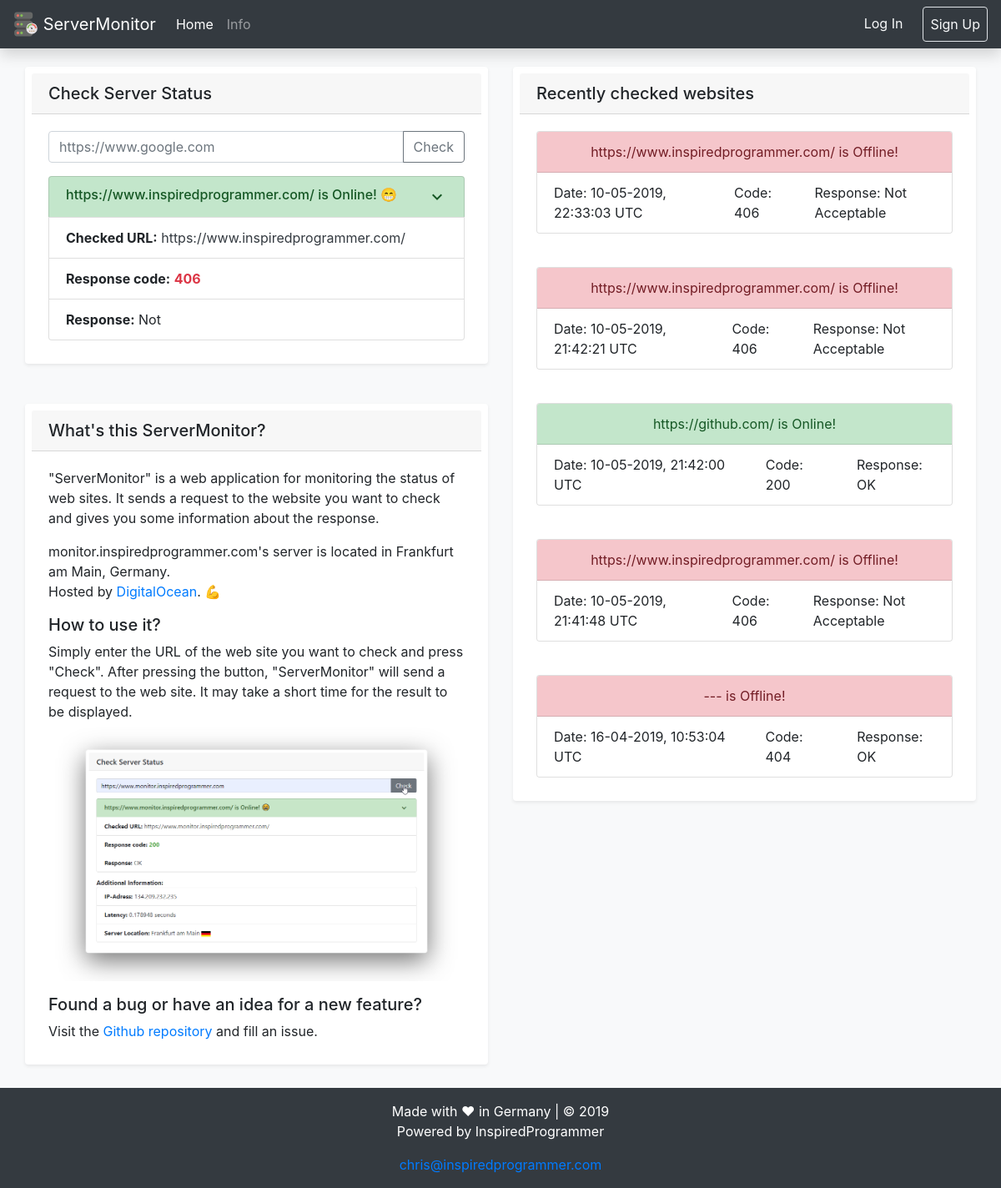
Before: / with the older database file.
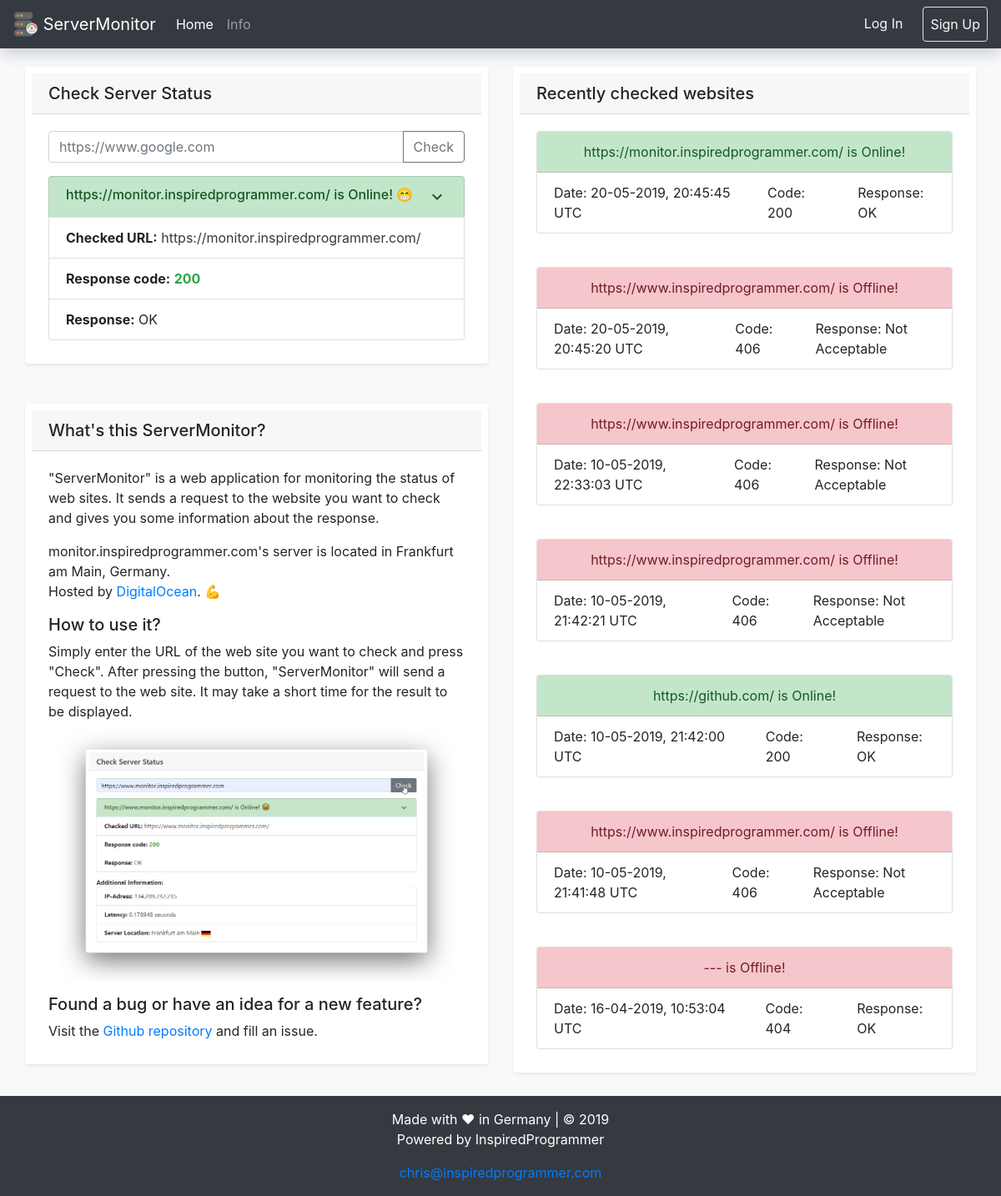
After: the same page with the newer database file.
### monitor/models.py (models this page shows)
class CheckedWebsite(db.Model):
    id = db.Column(db.Integer, primary_key=True)
    check_date = db.Column(db.DateTime, nullable=False, default=datetime.utcnow)
    website_url = db.Column(db.String(80), unique=False, nullable=True)
    response_code = db.Column(db.String(10), unique=False, nullable=True)
    response_message = db.Column(db.String(10), unique=False, nullable=True)
    isdown = db.Column(db.Boolean)
    def __repr__(self):
        return '{} {} {} {} {}'.format(self.check_date, self.website_url, self.response_code, self.response_message, self.isdown)

### monitor/main/routes.py (the view)
@main.route("/", methods=['GET', 'POST'])
def index():
    database_query = CheckedWebsite.query.order_by(desc(CheckedWebsite.check_date)).limit(10).all()
    if request.method == 'POST' and request.form['url'] != '':
        url = request.form['url']
        url, status_code, status_reason, server_ip, server_latency, server_location, isdown = monitor_website(ping(url))
        database_return = CheckedWebsite(website_url=str(url), response_code=str(status_code), response_message=str(status_reason), isdown=isdown)
        updateDatabase(database_return)
        database_query_update = CheckedWebsite.query.order_by(desc(CheckedWebsite.check_date)).limit(10).all()
        return render_template('index.html', title="Is the website down? | ServerMonitor", url=url, status_code=status_code, status_reason=status_reason, ip=server_ip, lat=server_latency, loc=server_location, isdown=isdown, database_query=database_query_update)
    else:
        database_query_last = CheckedWebsite.query.order_by(desc(CheckedWebsite.check_date)).first() #CheckedWebsite.query.order_by(desc(CheckedWebsite.check_date)).limit(1).first()
        database_query_last_str = str(database_query_last)
        database_query_last_list = database_query_last_str.split()
        check_date = str(database_query_last_list[0] + " " + database_query_last_list[1])
        url = str(database_query_last_list[2])
        status_code = database_query_last_list[3]
        if status_code != 'NONE':
            status_code = int(database_query_last_list[3])
        else:
            status_code = 'NONE'
        status_reason = str(database_query_last_list[4])
        isdown = database_query_last_list[5]
        if isdown == 'True':
            isdown = True
        else:
            isdown = False
        return render_template('index.html', title="Is the website down? | ServerMonitor", url=url, status_code=status_code, status_reason=status_reason, lat='-', loc='-', ip='-', isdown=isdown, database_query=database_query)

### monitor/templates/index.html (shortened to what this page needs)
{% extends 'base.html' %}
{% block content %}
<div class="container-fluid">
  <div class="row">
    <div class="col">
      <div class="container shadow-sm p-2 mb-5 bg-white rounded">
          <h5 class="card-header">Check Server Status</h5>
          <div class="card-body" id="loadingmask">
          <form method="POST">
            <div class="input-group mb-3">
              <input type="url" id="url" name="url" class="form-control" value="{{ host }}" placeholder="https://www.google.com" aria-describedby="button-addon2" data-toggle="tooltip" data-placement="top" title="Your URL need a prefix like 'https://' or 'http://'">
                <div class="input-group-append">
                  <button class="btn btn-outline-secondary" type="submit" id="button-addon2" onclick="checkHost()">Check</button>
                </div>
            </div>
          </form>
            <ul class="list-group" style="width:auto">
              <a class="list-group-item list-group-item-action {% if isdown == False %} list-group-item-success {% else %} list-group-item-danger {% endif %}" data-toggle="collapse" href="#additionalInformation" role="button" aria-expanded="false" aria-controls="additionalInformation">
                <div class="d-flex w-100 justify-content-between">
                  <h6 class="mb-1">{{ url }} {% if isdown == False %} is Online! 😁 {% else %} is Offline! 😧 {% endif %}</h6>
                  <div class="material-icons">expand_more</div>
                </div>
              </a>
              <li class="list-group-item"><a class="font-weight-bold">Checked URL:</a> <a class="text-dark" target="_tab" href="{{ url }}">{{ url }}</a></li>
              <li class="list-group-item"><a class="font-weight-bold">Response code:</a> {% if status_code == 200 %} <a target="_tab" href="https://developer.mozilla.org/en-US/docs/Web/HTTP/Status/{{ status_code }}" class="text-success font-weight-bold">{{ status_code }}</a> {% else %} <a target="_tab" href="https://developer.mozilla.org/en-US/docs/Web/HTTP/Status/{{ status_code }}" class="text-danger font-weight-bold">{{ status_code }}</a>{% endif %}</li>
              <li class="list-group-item"><a class="font-weight-bold">Response:</a> {{ status_reason }}</li>
            </ul>
          </div>
        </div>
      <div class="container shadow-sm p-2 mb-5 bg-white rounded">
          <h5 class="card-header">What's this ServerMonitor?</h5>
            <div class="card-body">
              <a>"ServerMonitor" is a web application for monitoring the status of web sites.</a>
              <a>It sends a request to the website you want to check and gives you some information about the response.</a>
              <a>monitor.inspiredprogrammer.com's server is located in Frankfurt am Main, Germany.</a>
              <p>Hosted by <a target="_tab" href="https://www.digitalocean.com">DigitalOcean</a>.  💪</p>
              <h5>How to use it?</h5>
              <a>Simply enter the URL of the web site you want to check and press "Check".</a>
              <a>After pressing the button, "ServerMonitor" will send a request to the web site.</a>
              <a>It may take a short time for the result to be displayed.</a>
              <img src="/static/img/explaining_servermonitor.png" class="img-fluid">
              <h5>Found a bug or have an idea for a new feature?</h5>
              <a>Visit the <a target="_tab" href="https://github.com/ChristianLutzCL/Website-Monitoring/issues">Github repository</a> and fill an issue.</a>
            </div>
        </div>
      </div>
    <div class="col">
<div class="container shadow-sm p-2 mb-5 bg-white rounded">
    <h5 class="card-header">Recently checked websites</h5>
    {% for query in database_query %}
    <div class="card-body">
        <div class="card" style="width: auto;">
            {% if query.response_code == '200' %}
            <div class="card-header list-group-item-success text-center">
            {% else %}
            <div class="card-header list-group-item-danger text-center">
            {% endif %}
              {{ query.website_url }} {% if query.response_code == '200'%} is Online! {% else %} is Offline! {% endif %}
            </div>
            <ul class="list-group list-group-horizontal-xl flex-fill mx-auto border-0">
                <li class="list-group-item border-0">Date: {{ query.check_date.strftime("%d-%m-%Y, %H:%M:%S") }} UTC</li>
                <li class="list-group-item border-0">Code: {{ query.response_code }}</li>
                <li class="list-group-item border-0">Response: {{ query.response_message }}</li>
            </ul>
        </div>
    </div>
   {% endfor %}
</div>
    </div>
  </div>
</div>
{% endblock %}

### monitor/templates/base.html (shortened to what this page needs)
<!doctype html>
<html lang="en" style="width:100%; height:100%; margin:0;">
  <head>
    <link rel="stylesheet" href="https://stackpath.bootstrapcdn.com/bootstrap/4.3.1/css/bootstrap.min.css">
  </head>
  <body class="bg-light">
    <div id="page-container" style="position: relative; min-height: 100vh;">
      <nav class="navbar fixed-top navbar-expand-lg navbar-dark bg-dark shadow">
      <a class="navbar-brand" href="{{url_for('main.index')}}">
        <img src="/static/img/icon.svg" width="30" height="30" class="d-inline-block align-top" alt="">
        ServerMonitor
      </a>
      <div class="collapse navbar-collapse" id="navbarToggle">
        <div class="navbar-nav mr-auto">
          <a class="nav-item nav-link active" href="/">Home <span class="sr-only">(current)</span></a>
          <a class="nav-item nav-link" href="/info">Info</a>
        </div>
        <div class="navbar-nav">
          {% if current_user.is_authenticated %}
            <a class="nav-item nav-link text-light" style="margin-right: 16px" href="{{ url_for('users.logout') }}">Log Out</a>
            <a class="d-inline-block align-middle" href="{{ url_for('users.account') }}">
            <img src="{{ url_for('static', filename='profile_pictures/' + current_user.image_file) }}" alt="" width="40" height="40" class="rounded-circle border border-white">
            </a>
          {% else %}
            <a class="nav-item nav-link text-light" style="margin-right: 16px" href="{{ url_for('users.login') }}">Log In</a>
            <a class="nav-item nav-link border text-light rounded" href="{{ url_for('users.signup') }}">Sign Up</a>
          {% endif %}
        </div>
      </div>
      </nav>
      <div class="container-fluid" style="padding-top: 80px; padding-bottom: 100px">
        {% block content%}{% endblock %}
      </div>
      <footer class="page-footer font-small bg-dark" style="position: absolute; bottom: 0; width: 100%; height: 120px">
        <div class="footer-copyright text-center py-3 text-white">Made with ❤ in Germany | © 2019
          <p>Powered by InspiredProgrammer</p>
          <a href="mailto:chris@inspiredprogrammer.com">chris@inspiredprogrammer.com</a>
        </div>
      </footer>
    </div>
</body>
</html>

Changed rows visible on the page:
added CheckedWebsite: website_url "https://monitor.inspiredprogrammer.com/", shows "is Online!", check_date "20-05-2019, 20:45:45", response_code "200", response_message "OK"
added CheckedWebsite: website_url "https://www.inspiredprogrammer.com/", shows "is Offline!", check_date "20-05-2019, 20:45:20", response_code "406", response_message "Not Acceptable"
Other visible differences:
{{ status_code }}: (not shown) → "200"
{{ status_reason }}: "Not" → "OK"
{{ url }}: "https://www.inspiredprogrammer.com/" → (not shown)
{{ status_code }}: "406" → (not shown)
